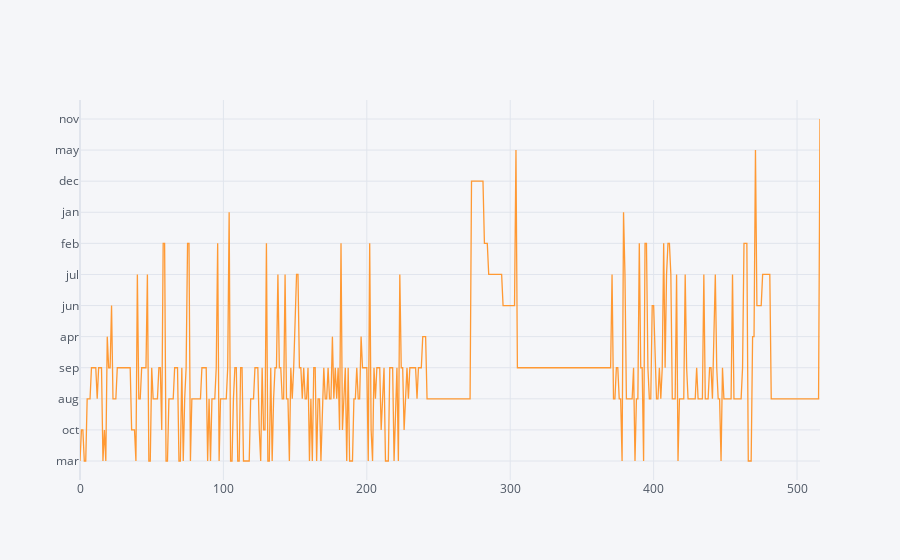

This figure's notebook cell:
### Code cell
nn_cols["month"].iplot()

### Figure 1 — Plotly figure (JSON) as saved in the notebook; plotly's stock layout.template omitted (floating-point values rounded to 4 significant figures; data arrays with more than 128 entries replaced by an {"elided": "..."} marker saying what was removed)
{"data": [{"line": {"color": "rgba(255, 153, 51, 1.0)", "dash": "solid", "shape": "linear", "width": 1.3}, "mode": "lines", "name": "month", "text": "", "type": "scatter", "x": {"elided": "517 int values"}, "y": {"elided": "517 str values"}}], "layout": {"legend": {"bgcolor": "#F5F6F9", "font": {"color": "#4D5663"}}, "paper_bgcolor": "#F5F6F9", "plot_bgcolor": "#F5F6F9", "title": {"font": {"color": "#4D5663"}}, "xaxis": {"gridcolor": "#E1E5ED", "showgrid": true, "tickfont": {"color": "#4D5663"}, "title": {"font": {"color": "#4D5663"}, "text": ""}, "zerolinecolor": "#E1E5ED"}, "yaxis": {"gridcolor": "#E1E5ED", "showgrid": true, "tickfont": {"color": "#4D5663"}, "title": {"font": {"color": "#4D5663"}, "text": ""}, "zerolinecolor": "#E1E5ED"}}}
